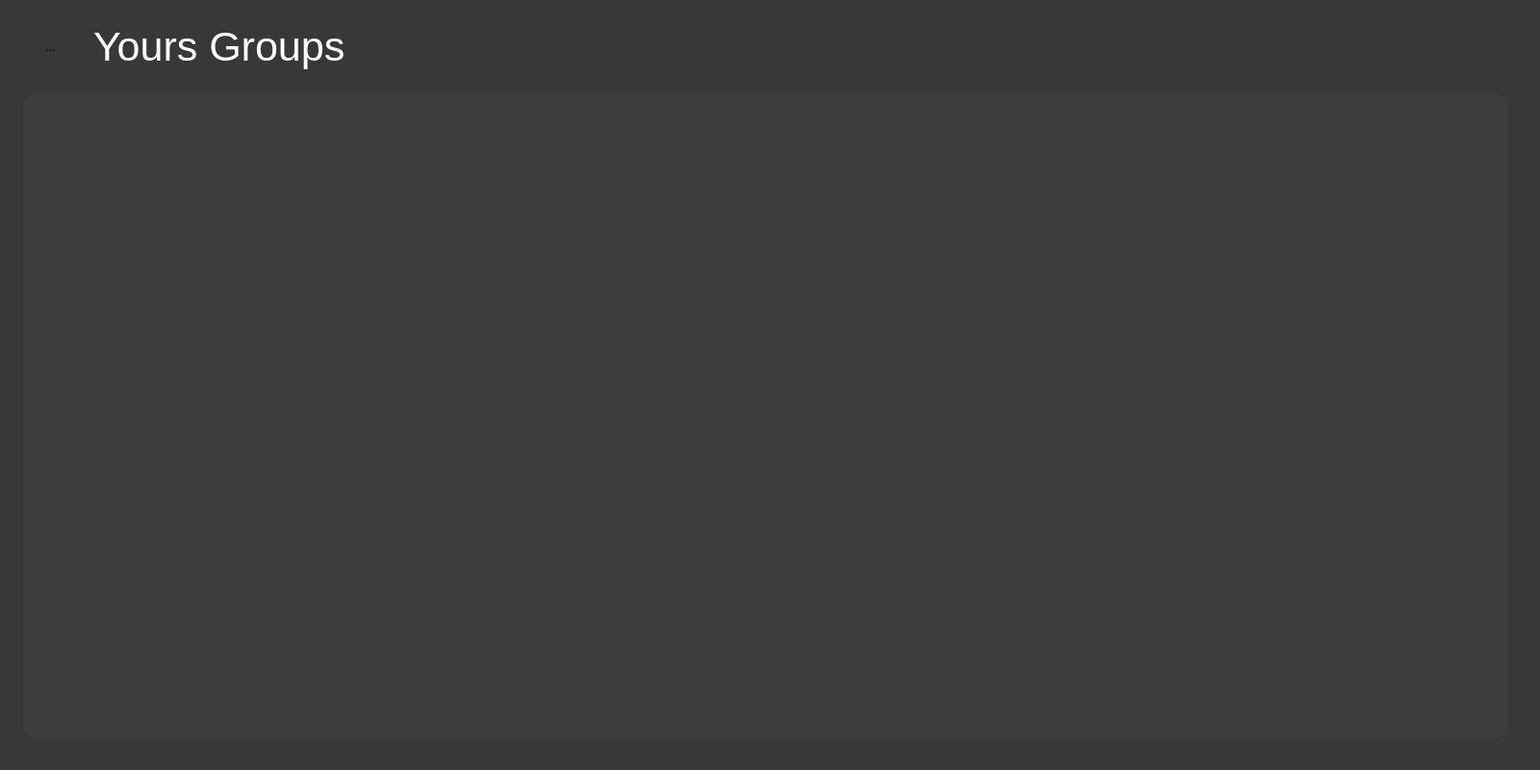
<?xml version="1.0" encoding="UTF-8"?>
<ui version="4.0">
 <class>ArchWay</class>
 <widget class="QMainWindow" name="ArchWay">
  <property name="geometry">
   <rect>
    <x>0</x>
    <y>0</y>
    <width>1600</width>
    <height>800</height>
   </rect>
  </property>
  <property name="windowTitle">
   <string>ArchWay</string>
  </property>
  <property name="styleSheet">
   <string notr="true">#ArchWay #list_group
{
	background-color: rgb( 61, 61, 61 );
	border-radius: 16;
	padding: 12;
}

#ArchWay  #titleLbl
{
	color: white;
}


#ArchWay
{
	background-color: rgb( 56, 56, 56);
}

#ArchWay  QToolButton
{
	background-color: transparent;
	border: 0;
}



/*
*
*          LEFT WIDGET
*
*/
#left_wdg
{
	background-color: &quot;#292929&quot;;
}

</string>
  </property>
  <widget class="QWidget" name="centralwidget">
   <property name="styleSheet">
    <string notr="true"/>
   </property>
   <layout class="QHBoxLayout" name="horizontalLayout_2">
    <property name="spacing">
     <number>32</number>
    </property>
    <property name="leftMargin">
     <number>0</number>
    </property>
    <property name="topMargin">
     <number>0</number>
    </property>
    <property name="rightMargin">
     <number>0</number>
    </property>
    <property name="bottomMargin">
     <number>0</number>
    </property>
    <item>
     <widget class="QWidget" name="wdgRight" native="true">
      <layout class="QVBoxLayout" name="verticalLayout">
       <property name="spacing">
        <number>24</number>
       </property>
       <property name="leftMargin">
        <number>24</number>
       </property>
       <property name="topMargin">
        <number>24</number>
       </property>
       <property name="rightMargin">
        <number>1</number>
       </property>
       <property name="bottomMargin">
        <number>32</number>
       </property>
       <item>
        <layout class="QHBoxLayout" name="horizontalLayout">
         <property name="spacing">
          <number>16</number>
         </property>
         <property name="bottomMargin">
          <number>0</number>
         </property>
         <item>
          <widget class="QToolButton" name="toolButton">
           <property name="sizePolicy">
            <sizepolicy hsizetype="Fixed" vsizetype="Minimum">
             <horstretch>0</horstretch>
             <verstretch>0</verstretch>
            </sizepolicy>
           </property>
           <property name="minimumSize">
            <size>
             <width>57</width>
             <height>0</height>
            </size>
           </property>
           <property name="text">
            <string>...</string>
           </property>
           <property name="icon">
            <iconset resource="assets.qrc">
             <normaloff>:/icons/pathEditor/asset/icons/Group_icon.svg</normaloff>:/icons/pathEditor/asset/icons/Group_icon.svg</iconset>
           </property>
           <property name="iconSize">
            <size>
             <width>40</width>
             <height>40</height>
            </size>
           </property>
          </widget>
         </item>
         <item>
          <widget class="QLabel" name="titleLbl">
           <property name="font">
            <font>
             <pointsize>32</pointsize>
             <fontweight>DemiBold</fontweight>
            </font>
           </property>
           <property name="text">
            <string>Yours Groups</string>
           </property>
          </widget>
         </item>
        </layout>
       </item>
       <item>
        <widget class="QListView" name="list_group">
         <property name="minimumSize">
          <size>
           <width>500</width>
           <height>0</height>
          </size>
         </property>
         <property name="spacing">
          <number>16</number>
         </property>
        </widget>
       </item>
      </layout>
     </widget>
    </item>
    <item>
     <widget class="QWidget" name="left_wdg" native="true">
      <property name="minimumSize">
       <size>
        <width>0</width>
        <height>0</height>
       </size>
      </property>
      <property name="baseSize">
       <size>
        <width>500</width>
        <height>0</height>
       </size>
      </property>
     </widget>
    </item>
   </layout>
  </widget>
 </widget>
 <resources>
  <include location="assets.qrc"/>
 </resources>
 <connections/>
</ui>
